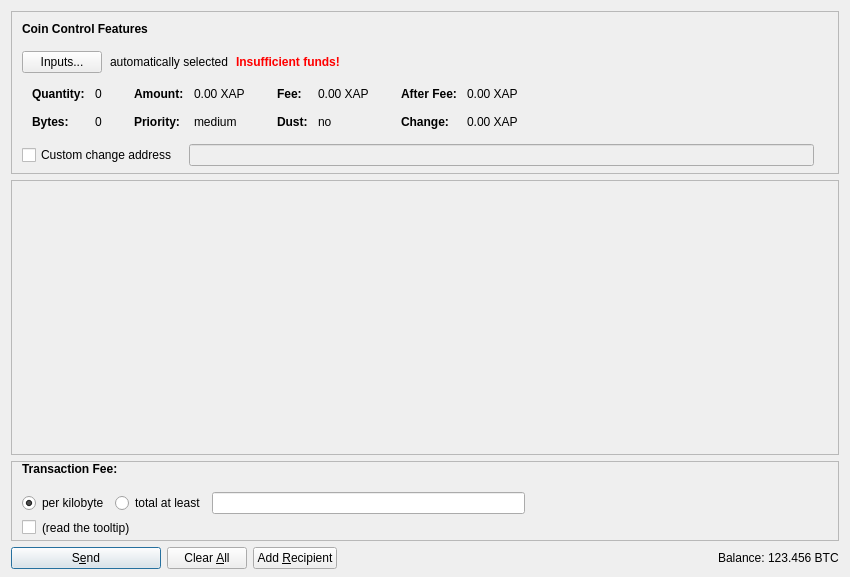
<?xml version="1.0" encoding="UTF-8"?>
<ui version="4.0">
 <class>SendCoinsDialog</class>
 <widget class="QDialog" name="SendCoinsDialog">
  <property name="geometry">
   <rect>
    <x>0</x>
    <y>0</y>
    <width>850</width>
    <height>577</height>
   </rect>
  </property>
  <property name="windowTitle">
   <string>Send Coins</string>
  </property>
  <layout class="QVBoxLayout" name="verticalLayout" stretch="0,1,0,0">
   <property name="bottomMargin">
    <number>8</number>
   </property>
   <item>
    <widget class="QFrame" name="frameCoinControl">
     <property name="sizePolicy">
      <sizepolicy hsizetype="Expanding" vsizetype="Expanding">
       <horstretch>0</horstretch>
       <verstretch>0</verstretch>
      </sizepolicy>
     </property>
     <property name="maximumSize">
      <size>
       <width>16777215</width>
       <height>16777215</height>
      </size>
     </property>
     <property name="frameShape">
      <enum>QFrame::StyledPanel</enum>
     </property>
     <property name="frameShadow">
      <enum>QFrame::Sunken</enum>
     </property>
     <layout class="QVBoxLayout" name="verticalLayoutCoinControl2">
      <property name="spacing">
       <number>0</number>
      </property>
      <property name="leftMargin">
       <number>0</number>
      </property>
      <property name="topMargin">
       <number>0</number>
      </property>
      <property name="rightMargin">
       <number>0</number>
      </property>
      <property name="bottomMargin">
       <number>6</number>
      </property>
      <item>
       <layout class="QVBoxLayout" name="verticalLayoutCoinControl" stretch="0,0,0,0,1">
        <property name="spacing">
         <number>0</number>
        </property>
        <property name="leftMargin">
         <number>10</number>
        </property>
        <property name="topMargin">
         <number>10</number>
        </property>
        <item>
         <layout class="QHBoxLayout" name="horizontalLayoutCoinControl1">
          <property name="bottomMargin">
           <number>15</number>
          </property>
          <item>
           <widget class="QLabel" name="labelCoinControlFeatures">
            <property name="sizePolicy">
             <sizepolicy hsizetype="Preferred" vsizetype="Maximum">
              <horstretch>0</horstretch>
              <verstretch>0</verstretch>
             </sizepolicy>
            </property>
            <property name="font">
             <font>
              <weight>75</weight>
              <bold>true</bold>
             </font>
            </property>
            <property name="styleSheet">
             <string notr="true">font-weight:bold;</string>
            </property>
            <property name="text">
             <string>Coin Control Features</string>
            </property>
           </widget>
          </item>
         </layout>
        </item>
        <item>
         <layout class="QHBoxLayout" name="horizontalLayoutCoinControl2" stretch="0,0,0,0">
          <property name="spacing">
           <number>8</number>
          </property>
          <property name="bottomMargin">
           <number>10</number>
          </property>
          <item>
           <widget class="QPushButton" name="pushButtonCoinControl">
            <property name="styleSheet">
             <string notr="true"/>
            </property>
            <property name="text">
             <string>Inputs...</string>
            </property>
            <property name="autoDefault">
             <bool>false</bool>
            </property>
           </widget>
          </item>
          <item>
           <widget class="QLabel" name="labelCoinControlAutomaticallySelected">
            <property name="text">
             <string>automatically selected</string>
            </property>
            <property name="margin">
             <number>5</number>
            </property>
           </widget>
          </item>
          <item>
           <widget class="QLabel" name="labelCoinControlInsuffFunds">
            <property name="font">
             <font>
              <weight>75</weight>
              <bold>true</bold>
             </font>
            </property>
            <property name="styleSheet">
             <string notr="true">color:red;font-weight:bold;</string>
            </property>
            <property name="text">
             <string>Insufficient funds!</string>
            </property>
            <property name="margin">
             <number>5</number>
            </property>
           </widget>
          </item>
          <item>
           <spacer name="horizontalSpacerCoinControl">
            <property name="orientation">
             <enum>Qt::Horizontal</enum>
            </property>
            <property name="sizeHint" stdset="0">
             <size>
              <width>40</width>
              <height>1</height>
             </size>
            </property>
           </spacer>
          </item>
         </layout>
        </item>
        <item>
         <widget class="QWidget" name="widgetCoinControl" native="true">
          <property name="sizePolicy">
           <sizepolicy hsizetype="Preferred" vsizetype="Preferred">
            <horstretch>0</horstretch>
            <verstretch>0</verstretch>
           </sizepolicy>
          </property>
          <property name="minimumSize">
           <size>
            <width>0</width>
            <height>0</height>
           </size>
          </property>
          <property name="styleSheet">
           <string notr="true"/>
          </property>
          <layout class="QHBoxLayout" name="horizontalLayoutCoinControl5">
           <property name="leftMargin">
            <number>0</number>
           </property>
           <property name="topMargin">
            <number>0</number>
           </property>
           <property name="rightMargin">
            <number>0</number>
           </property>
           <property name="bottomMargin">
            <number>0</number>
           </property>
           <item>
            <layout class="QHBoxLayout" name="horizontalLayoutCoinControl3" stretch="0,0,0,1">
             <property name="spacing">
              <number>20</number>
             </property>
             <property name="topMargin">
              <number>0</number>
             </property>
             <property name="bottomMargin">
              <number>10</number>
             </property>
             <item>
              <layout class="QFormLayout" name="formLayoutCoinControl1">
               <property name="horizontalSpacing">
                <number>10</number>
               </property>
               <property name="verticalSpacing">
                <number>14</number>
               </property>
               <property name="leftMargin">
                <number>10</number>
               </property>
               <property name="topMargin">
                <number>4</number>
               </property>
               <property name="rightMargin">
                <number>6</number>
               </property>
               <item row="0" column="0">
                <widget class="QLabel" name="labelCoinControlQuantityText">
                 <property name="font">
                  <font>
                   <weight>75</weight>
                   <bold>true</bold>
                  </font>
                 </property>
                 <property name="text">
                  <string>Quantity:</string>
                 </property>
                 <property name="margin">
                  <number>0</number>
                 </property>
                </widget>
               </item>
               <item row="0" column="1">
                <widget class="QLabel" name="labelCoinControlQuantity">
                 <property name="cursor">
                  <cursorShape>IBeamCursor</cursorShape>
                 </property>
                 <property name="contextMenuPolicy">
                  <enum>Qt::ActionsContextMenu</enum>
                 </property>
                 <property name="text">
                  <string notr="true">0</string>
                 </property>
                 <property name="margin">
                  <number>0</number>
                 </property>
                 <property name="textInteractionFlags">
                  <set>Qt::LinksAccessibleByMouse|Qt::TextSelectableByKeyboard|Qt::TextSelectableByMouse</set>
                 </property>
                </widget>
               </item>
               <item row="1" column="0">
                <widget class="QLabel" name="labelCoinControlBytesText">
                 <property name="font">
                  <font>
                   <weight>75</weight>
                   <bold>true</bold>
                  </font>
                 </property>
                 <property name="text">
                  <string>Bytes:</string>
                 </property>
                </widget>
               </item>
               <item row="1" column="1">
                <widget class="QLabel" name="labelCoinControlBytes">
                 <property name="cursor">
                  <cursorShape>IBeamCursor</cursorShape>
                 </property>
                 <property name="contextMenuPolicy">
                  <enum>Qt::ActionsContextMenu</enum>
                 </property>
                 <property name="text">
                  <string notr="true">0</string>
                 </property>
                 <property name="textInteractionFlags">
                  <set>Qt::LinksAccessibleByMouse|Qt::TextSelectableByKeyboard|Qt::TextSelectableByMouse</set>
                 </property>
                </widget>
               </item>
              </layout>
             </item>
             <item>
              <layout class="QFormLayout" name="formLayoutCoinControl2">
               <property name="horizontalSpacing">
                <number>10</number>
               </property>
               <property name="verticalSpacing">
                <number>14</number>
               </property>
               <property name="leftMargin">
                <number>6</number>
               </property>
               <property name="topMargin">
                <number>4</number>
               </property>
               <property name="rightMargin">
                <number>6</number>
               </property>
               <item row="0" column="0">
                <widget class="QLabel" name="labelCoinControlAmountText">
                 <property name="font">
                  <font>
                   <weight>75</weight>
                   <bold>true</bold>
                  </font>
                 </property>
                 <property name="text">
                  <string>Amount:</string>
                 </property>
                 <property name="margin">
                  <number>0</number>
                 </property>
                </widget>
               </item>
               <item row="0" column="1">
                <widget class="QLabel" name="labelCoinControlAmount">
                 <property name="cursor">
                  <cursorShape>IBeamCursor</cursorShape>
                 </property>
                 <property name="contextMenuPolicy">
                  <enum>Qt::ActionsContextMenu</enum>
                 </property>
                 <property name="text">
                  <string notr="true">0.00 XAP</string>
                 </property>
                 <property name="textInteractionFlags">
                  <set>Qt::LinksAccessibleByMouse|Qt::TextSelectableByKeyboard|Qt::TextSelectableByMouse</set>
                 </property>
                </widget>
               </item>
               <item row="1" column="0">
                <widget class="QLabel" name="labelCoinControlPriorityText">
                 <property name="font">
                  <font>
                   <weight>75</weight>
                   <bold>true</bold>
                  </font>
                 </property>
                 <property name="text">
                  <string>Priority:</string>
                 </property>
                </widget>
               </item>
               <item row="1" column="1">
                <widget class="QLabel" name="labelCoinControlPriority">
                 <property name="cursor">
                  <cursorShape>IBeamCursor</cursorShape>
                 </property>
                 <property name="contextMenuPolicy">
                  <enum>Qt::ActionsContextMenu</enum>
                 </property>
                 <property name="text">
                  <string notr="true">medium</string>
                 </property>
                 <property name="textInteractionFlags">
                  <set>Qt::LinksAccessibleByMouse|Qt::TextSelectableByKeyboard|Qt::TextSelectableByMouse</set>
                 </property>
                </widget>
               </item>
              </layout>
             </item>
             <item>
              <layout class="QFormLayout" name="formLayoutCoinControl3">
               <property name="horizontalSpacing">
                <number>10</number>
               </property>
               <property name="verticalSpacing">
                <number>14</number>
               </property>
               <property name="leftMargin">
                <number>6</number>
               </property>
               <property name="topMargin">
                <number>4</number>
               </property>
               <property name="rightMargin">
                <number>6</number>
               </property>
               <item row="0" column="0">
                <widget class="QLabel" name="labelCoinControlFeeText">
                 <property name="font">
                  <font>
                   <weight>75</weight>
                   <bold>true</bold>
                  </font>
                 </property>
                 <property name="text">
                  <string>Fee:</string>
                 </property>
                 <property name="margin">
                  <number>0</number>
                 </property>
                </widget>
               </item>
               <item row="0" column="1">
                <widget class="QLabel" name="labelCoinControlFee">
                 <property name="cursor">
                  <cursorShape>IBeamCursor</cursorShape>
                 </property>
                 <property name="contextMenuPolicy">
                  <enum>Qt::ActionsContextMenu</enum>
                 </property>
                 <property name="text">
                  <string notr="true">0.00 XAP</string>
                 </property>
                 <property name="textInteractionFlags">
                  <set>Qt::LinksAccessibleByMouse|Qt::TextSelectableByKeyboard|Qt::TextSelectableByMouse</set>
                 </property>
                </widget>
               </item>
               <item row="1" column="0">
                <widget class="QLabel" name="labelCoinControlLowOutputText">
                 <property name="font">
                  <font>
                   <weight>75</weight>
                   <bold>true</bold>
                  </font>
                 </property>
                 <property name="text">
                  <string>Dust:</string>
                 </property>
                </widget>
               </item>
               <item row="1" column="1">
                <widget class="QLabel" name="labelCoinControlLowOutput">
                 <property name="cursor">
                  <cursorShape>IBeamCursor</cursorShape>
                 </property>
                 <property name="contextMenuPolicy">
                  <enum>Qt::ActionsContextMenu</enum>
                 </property>
                 <property name="text">
                  <string notr="true">no</string>
                 </property>
                 <property name="textInteractionFlags">
                  <set>Qt::LinksAccessibleByMouse|Qt::TextSelectableByKeyboard|Qt::TextSelectableByMouse</set>
                 </property>
                </widget>
               </item>
              </layout>
             </item>
             <item>
              <layout class="QFormLayout" name="formLayoutCoinControl4">
               <property name="horizontalSpacing">
                <number>10</number>
               </property>
               <property name="verticalSpacing">
                <number>14</number>
               </property>
               <property name="leftMargin">
                <number>6</number>
               </property>
               <property name="topMargin">
                <number>4</number>
               </property>
               <property name="rightMargin">
                <number>6</number>
               </property>
               <item row="0" column="0">
                <widget class="QLabel" name="labelCoinControlAfterFeeText">
                 <property name="font">
                  <font>
                   <weight>75</weight>
                   <bold>true</bold>
                  </font>
                 </property>
                 <property name="text">
                  <string>After Fee:</string>
                 </property>
                 <property name="margin">
                  <number>0</number>
                 </property>
                </widget>
               </item>
               <item row="0" column="1">
                <widget class="QLabel" name="labelCoinControlAfterFee">
                 <property name="cursor">
                  <cursorShape>IBeamCursor</cursorShape>
                 </property>
                 <property name="contextMenuPolicy">
                  <enum>Qt::ActionsContextMenu</enum>
                 </property>
                 <property name="text">
                  <string notr="true">0.00 XAP</string>
                 </property>
                 <property name="textInteractionFlags">
                  <set>Qt::LinksAccessibleByMouse|Qt::TextSelectableByKeyboard|Qt::TextSelectableByMouse</set>
                 </property>
                </widget>
               </item>
               <item row="1" column="0">
                <widget class="QLabel" name="labelCoinControlChangeText">
                 <property name="font">
                  <font>
                   <weight>75</weight>
                   <bold>true</bold>
                  </font>
                 </property>
                 <property name="text">
                  <string>Change:</string>
                 </property>
                </widget>
               </item>
               <item row="1" column="1">
                <widget class="QLabel" name="labelCoinControlChange">
                 <property name="cursor">
                  <cursorShape>IBeamCursor</cursorShape>
                 </property>
                 <property name="contextMenuPolicy">
                  <enum>Qt::ActionsContextMenu</enum>
                 </property>
                 <property name="text">
                  <string notr="true">0.00 XAP</string>
                 </property>
                 <property name="textInteractionFlags">
                  <set>Qt::LinksAccessibleByMouse|Qt::TextSelectableByKeyboard|Qt::TextSelectableByMouse</set>
                 </property>
                </widget>
               </item>
              </layout>
             </item>
            </layout>
           </item>
          </layout>
         </widget>
        </item>
        <item>
         <layout class="QHBoxLayout" name="horizontalLayoutCoinControl4" stretch="0,0,0">
          <property name="spacing">
           <number>12</number>
          </property>
          <property name="sizeConstraint">
           <enum>QLayout::SetDefaultConstraint</enum>
          </property>
          <property name="topMargin">
           <number>5</number>
          </property>
          <property name="rightMargin">
           <number>5</number>
          </property>
          <item>
           <widget class="QCheckBox" name="checkBoxCoinControlChange">
            <property name="toolTip">
             <string>If this is activated, but the change address is empty or invalid, change will be sent to a newly generated address.</string>
            </property>
            <property name="text">
             <string>Custom change address</string>
            </property>
           </widget>
          </item>
          <item>
           <widget class="QValidatedLineEdit" name="lineEditCoinControlChange">
            <property name="enabled">
             <bool>false</bool>
            </property>
            <property name="sizePolicy">
             <sizepolicy hsizetype="Expanding" vsizetype="Fixed">
              <horstretch>0</horstretch>
              <verstretch>0</verstretch>
             </sizepolicy>
            </property>
           </widget>
          </item>
          <item>
           <widget class="QLabel" name="labelCoinControlChangeLabel">
            <property name="sizePolicy">
             <sizepolicy hsizetype="Preferred" vsizetype="Expanding">
              <horstretch>0</horstretch>
              <verstretch>0</verstretch>
             </sizepolicy>
            </property>
            <property name="minimumSize">
             <size>
              <width>0</width>
              <height>0</height>
             </size>
            </property>
            <property name="text">
             <string/>
            </property>
            <property name="margin">
             <number>3</number>
            </property>
           </widget>
          </item>
         </layout>
        </item>
        <item>
         <spacer name="verticalSpacerCoinControl">
          <property name="orientation">
           <enum>Qt::Vertical</enum>
          </property>
          <property name="sizeHint" stdset="0">
           <size>
            <width>800</width>
            <height>1</height>
           </size>
          </property>
         </spacer>
        </item>
       </layout>
      </item>
     </layout>
    </widget>
   </item>
   <item>
    <widget class="QScrollArea" name="scrollArea">
     <property name="widgetResizable">
      <bool>true</bool>
     </property>
     <widget class="QWidget" name="scrollAreaWidgetContents">
      <property name="geometry">
       <rect>
        <x>0</x>
        <y>0</y>
        <width>824</width>
        <height>198</height>
       </rect>
      </property>
      <layout class="QVBoxLayout" name="verticalLayout_2" stretch="0,1">
       <property name="leftMargin">
        <number>0</number>
       </property>
       <property name="topMargin">
        <number>0</number>
       </property>
       <property name="rightMargin">
        <number>0</number>
       </property>
       <property name="bottomMargin">
        <number>0</number>
       </property>
       <item>
        <layout class="QVBoxLayout" name="entries">
         <property name="spacing">
          <number>6</number>
         </property>
        </layout>
       </item>
       <item>
        <spacer name="verticalSpacer">
         <property name="orientation">
          <enum>Qt::Vertical</enum>
         </property>
         <property name="sizeHint" stdset="0">
          <size>
           <width>20</width>
           <height>40</height>
          </size>
         </property>
        </spacer>
       </item>
      </layout>
     </widget>
    </widget>
   </item>
   <item>
    <widget class="QFrame" name="frameFee">
     <property name="enabled">
      <bool>true</bool>
     </property>
     <property name="sizePolicy">
      <sizepolicy hsizetype="Expanding" vsizetype="Expanding">
       <horstretch>0</horstretch>
       <verstretch>0</verstretch>
      </sizepolicy>
     </property>
     <property name="maximumSize">
      <size>
       <width>16777215</width>
       <height>16777215</height>
      </size>
     </property>
     <property name="frameShape">
      <enum>QFrame::StyledPanel</enum>
     </property>
     <property name="frameShadow">
      <enum>QFrame::Sunken</enum>
     </property>
     <layout class="QVBoxLayout" name="verticalLayoutFee1">
      <property name="spacing">
       <number>0</number>
      </property>
      <property name="leftMargin">
       <number>0</number>
      </property>
      <property name="topMargin">
       <number>0</number>
      </property>
      <property name="rightMargin">
       <number>0</number>
      </property>
      <property name="bottomMargin">
       <number>0</number>
      </property>
      <item>
       <layout class="QVBoxLayout" name="verticalLayoutFee2" stretch="0,0,0">
        <property name="spacing">
         <number>0</number>
        </property>
        <property name="sizeConstraint">
         <enum>QLayout::SetMinimumSize</enum>
        </property>
        <property name="leftMargin">
         <number>10</number>
        </property>
        <property name="topMargin">
         <number>0</number>
        </property>
        <item>
         <layout class="QHBoxLayout" name="horizontalLayoutFee1">
          <property name="bottomMargin">
           <number>0</number>
          </property>
          <item>
           <layout class="QVBoxLayout" name="verticalLayoutFee7">
            <property name="spacing">
             <number>0</number>
            </property>
            <item>
             <layout class="QHBoxLayout" name="horizontalLayoutSmartFee">
              <property name="spacing">
               <number>10</number>
              </property>
              <item>
               <widget class="QLabel" name="labelFeeHeadline">
                <property name="sizePolicy">
                 <sizepolicy hsizetype="Preferred" vsizetype="Maximum">
                  <horstretch>0</horstretch>
                  <verstretch>0</verstretch>
                 </sizepolicy>
                </property>
                <property name="font">
                 <font>
                  <weight>75</weight>
                  <bold>true</bold>
                 </font>
                </property>
                <property name="styleSheet">
                 <string notr="true">font-weight:bold;</string>
                </property>
                <property name="text">
                 <string>Transaction Fee:</string>
                </property>
               </widget>
              </item>
             </layout>
            </item>
            <item>
             <spacer name="verticalSpacer_5">
              <property name="orientation">
               <enum>Qt::Vertical</enum>
              </property>
              <property name="sizeHint" stdset="0">
               <size>
                <width>1</width>
                <height>1</height>
               </size>
              </property>
             </spacer>
            </item>
           </layout>
          </item>
          <item>
           <spacer name="horizontalSpacer_4">
            <property name="orientation">
             <enum>Qt::Horizontal</enum>
            </property>
            <property name="sizeHint" stdset="0">
             <size>
              <width>40</width>
              <height>20</height>
             </size>
            </property>
           </spacer>
          </item>
         </layout>
        </item>
        <item>
         <widget class="QFrame" name="frameFeeSelection">
          <layout class="QVBoxLayout" name="verticalLayoutFee12">
           <property name="spacing">
            <number>0</number>
           </property>
           <property name="leftMargin">
            <number>0</number>
           </property>
           <property name="topMargin">
            <number>0</number>
           </property>
           <property name="rightMargin">
            <number>0</number>
           </property>
           <property name="bottomMargin">
            <number>0</number>
           </property>
           <item>
            <layout class="QGridLayout" name="gridLayoutFee">
             <property name="sizeConstraint">
              <enum>QLayout::SetNoConstraint</enum>
             </property>
             <property name="topMargin">
              <number>10</number>
             </property>
             <property name="bottomMargin">
              <number>4</number>
             </property>
             <property name="horizontalSpacing">
              <number>10</number>
             </property>
             <property name="verticalSpacing">
              <number>4</number>
             </property>
             <item row="0" column="0">
              <layout class="QVBoxLayout" name="verticalLayoutFee8">
               <property name="spacing">
                <number>6</number>
               </property>
               <item>
                <layout class="QHBoxLayout" name="horizontalLayoutFee13">
                 <item>
                  <widget class="QRadioButton" name="radioCustomPerKilobyte">
                   <property name="toolTip">
                    <string>If the custom fee is set to 1000 satoshis and the transaction is only 250 bytes, then &quot;per kilobyte&quot; only pays 250 satoshis in fee, while &quot;total at least&quot; pays 1000 satoshis. For transactions bigger than a kilobyte both pay by kilobyte.</string>
                   </property>
                   <property name="text">
                    <string>per kilobyte</string>
                   </property>
                   <property name="checked">
                    <bool>true</bool>
                   </property>
                  </widget>
                 </item>
                 <item>
                  <widget class="QRadioButton" name="radioCustomAtLeast">
                   <property name="toolTip">
                    <string>If the custom fee is set to 1000 satoshis and the transaction is only 250 bytes, then &quot;per kilobyte&quot; only pays 250 satoshis in fee, while &quot;total at least&quot; pays 1000 satoshis. For transactions bigger than a kilobyte both pay by kilobyte.</string>
                   </property>
                   <property name="text">
                    <string>total at least</string>
                   </property>
                  </widget>
                 </item>
                 <item>
                  <widget class="BitcoinAmountField" name="customFee"/>
                 </item>
                 <item>
                  <spacer name="horizontalSpacer_6">
                   <property name="orientation">
                    <enum>Qt::Horizontal</enum>
                   </property>
                   <property name="sizeHint" stdset="0">
                    <size>
                     <width>1</width>
                     <height>1</height>
                    </size>
                   </property>
                  </spacer>
                 </item>
                </layout>
               </item>
               <item>
                <layout class="QHBoxLayout" name="horizontalLayoutFee8">
                 <item>
                  <widget class="QCheckBox" name="checkBoxMinimumFee">
                   <property name="enabled">
                    <bool>true</bool>
                   </property>
                   <property name="toolTip">
                    <string>Paying only the minimum fee is just fine as long as there is less transaction volume than space in the blocks. But be aware that this can end up in a never confirming transaction once there is more demand for Apollon transactions than the network can process.</string>
                   </property>
                   <property name="text">
                    <string/>
                   </property>
                  </widget>
                 </item>
                 <item>
                  <widget class="QLabel" name="labelMinFeeWarning">
                   <property name="enabled">
                    <bool>true</bool>
                   </property>
                   <property name="toolTip">
                    <string>Paying only the minimum fee is just fine as long as there is less transaction volume than space in the blocks. But be aware that this can end up in a never confirming transaction once there is more demand for Apollon transactions than the network can process.</string>
                   </property>
                   <property name="text">
                    <string>(read the tooltip)</string>
                   </property>
                   <property name="margin">
                    <number>5</number>
                   </property>
                  </widget>
                 </item>
                 <item>
                  <spacer name="horizontalSpacer_2">
                   <property name="orientation">
                    <enum>Qt::Horizontal</enum>
                   </property>
                   <property name="sizeHint" stdset="0">
                    <size>
                     <width>1</width>
                     <height>1</height>
                    </size>
                   </property>
                  </spacer>
                 </item>
                </layout>
               </item>
              </layout>
             </item>
            </layout>
           </item>
          </layout>
         </widget>
        </item>
        <item>
         <spacer name="verticalSpacerFee">
          <property name="orientation">
           <enum>Qt::Vertical</enum>
          </property>
          <property name="sizeHint" stdset="0">
           <size>
            <width>800</width>
            <height>1</height>
           </size>
          </property>
         </spacer>
        </item>
       </layout>
      </item>
     </layout>
    </widget>
   </item>
   <item>
    <layout class="QHBoxLayout" name="horizontalLayout">
     <item>
      <widget class="QPushButton" name="sendButton">
       <property name="minimumSize">
        <size>
         <width>150</width>
         <height>0</height>
        </size>
       </property>
       <property name="toolTip">
        <string>Confirm the send action</string>
       </property>
       <property name="text">
        <string>S&amp;end</string>
       </property>
       <property name="icon">
        <iconset resource="../bitcoin.qrc">
         <normaloff>:/icons/send</normaloff>:/icons/send</iconset>
       </property>
       <property name="autoDefault">
        <bool>false</bool>
       </property>
       <property name="default">
        <bool>true</bool>
       </property>
      </widget>
     </item>
     <item>
      <widget class="QPushButton" name="clearButton">
       <property name="sizePolicy">
        <sizepolicy hsizetype="Minimum" vsizetype="Fixed">
         <horstretch>0</horstretch>
         <verstretch>0</verstretch>
        </sizepolicy>
       </property>
       <property name="toolTip">
        <string>Clear all fields of the form.</string>
       </property>
       <property name="text">
        <string>Clear &amp;All</string>
       </property>
       <property name="icon">
        <iconset resource="../bitcoin.qrc">
         <normaloff>:/icons/remove</normaloff>:/icons/remove</iconset>
       </property>
       <property name="autoDefault">
        <bool>false</bool>
       </property>
      </widget>
     </item>
     <item>
      <widget class="QPushButton" name="addButton">
       <property name="toolTip">
        <string>Send to multiple recipients at once</string>
       </property>
       <property name="text">
        <string>Add &amp;Recipient</string>
       </property>
       <property name="icon">
        <iconset resource="../bitcoin.qrc">
         <normaloff>:/icons/add</normaloff>:/icons/add</iconset>
       </property>
       <property name="autoDefault">
        <bool>false</bool>
       </property>
      </widget>
     </item>
     <item>
      <spacer name="horizontalSpacer">
       <property name="orientation">
        <enum>Qt::Horizontal</enum>
       </property>
       <property name="sizeHint" stdset="0">
        <size>
         <width>40</width>
         <height>20</height>
        </size>
       </property>
      </spacer>
     </item>
     <item>
      <layout class="QHBoxLayout" name="horizontalLayout_2">
       <property name="spacing">
        <number>3</number>
       </property>
       <item>
        <widget class="QLabel" name="label">
         <property name="sizePolicy">
          <sizepolicy hsizetype="Preferred" vsizetype="Fixed">
           <horstretch>0</horstretch>
           <verstretch>0</verstretch>
          </sizepolicy>
         </property>
         <property name="text">
          <string>Balance:</string>
         </property>
        </widget>
       </item>
       <item>
        <widget class="QLabel" name="labelBalance">
         <property name="sizePolicy">
          <sizepolicy hsizetype="Preferred" vsizetype="Fixed">
           <horstretch>0</horstretch>
           <verstretch>0</verstretch>
          </sizepolicy>
         </property>
         <property name="cursor">
          <cursorShape>IBeamCursor</cursorShape>
         </property>
         <property name="text">
          <string notr="true">123.456 BTC</string>
         </property>
         <property name="textInteractionFlags">
          <set>Qt::LinksAccessibleByMouse|Qt::TextSelectableByKeyboard|Qt::TextSelectableByMouse</set>
         </property>
        </widget>
       </item>
      </layout>
     </item>
    </layout>
   </item>
  </layout>
 </widget>
 <customwidgets>
  <customwidget>
   <class>QValidatedLineEdit</class>
   <extends>QLineEdit</extends>
   <header>qvalidatedlineedit.h</header>
  </customwidget>
  <customwidget>
   <class>BitcoinAmountField</class>
   <extends>QLineEdit</extends>
   <header>bitcoinamountfield.h</header>
   <container>1</container>
  </customwidget>
 </customwidgets>
 <resources>
  <include location="../bitcoin.qrc"/>
 </resources>
 <connections/>
</ui>
